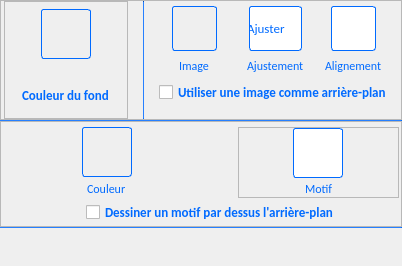
<?xml version="1.0" encoding="UTF-8"?>
<ui version="4.0">
 <class>BackgroundUI</class>
 <widget class="QWidget" name="BackgroundUI">
  <property name="geometry">
   <rect>
    <x>0</x>
    <y>0</y>
    <width>402</width>
    <height>266</height>
   </rect>
  </property>
  <property name="windowTitle">
   <string>Form</string>
  </property>
  <layout class="QGridLayout" name="gridLayout">
   <property name="leftMargin">
    <number>0</number>
   </property>
   <property name="topMargin">
    <number>0</number>
   </property>
   <property name="rightMargin">
    <number>0</number>
   </property>
   <property name="bottomMargin">
    <number>0</number>
   </property>
   <property name="spacing">
    <number>0</number>
   </property>
   <item row="0" column="0">
    <widget class="QFrame" name="frameBackground">
     <property name="enabled">
      <bool>true</bool>
     </property>
     <property name="minimumSize">
      <size>
       <width>0</width>
       <height>120</height>
      </size>
     </property>
     <property name="styleSheet">
      <string notr="true"/>
     </property>
     <property name="frameShape">
      <enum>QFrame::StyledPanel</enum>
     </property>
     <property name="frameShadow">
      <enum>QFrame::Raised</enum>
     </property>
     <layout class="QGridLayout" name="gridLayout_14">
      <property name="leftMargin">
       <number>3</number>
      </property>
      <property name="topMargin">
       <number>0</number>
      </property>
      <property name="bottomMargin">
       <number>0</number>
      </property>
      <property name="horizontalSpacing">
       <number>15</number>
      </property>
      <item row="0" column="0">
       <widget class="QFrame" name="frameColorPage">
        <property name="enabled">
         <bool>true</bool>
        </property>
        <property name="minimumSize">
         <size>
          <width>0</width>
          <height>0</height>
         </size>
        </property>
        <property name="maximumSize">
         <size>
          <width>200</width>
          <height>16777215</height>
         </size>
        </property>
        <property name="styleSheet">
         <string notr="true"/>
        </property>
        <property name="frameShape">
         <enum>QFrame::StyledPanel</enum>
        </property>
        <property name="frameShadow">
         <enum>QFrame::Raised</enum>
        </property>
        <layout class="QVBoxLayout" name="verticalLayout_26">
         <property name="spacing">
          <number>14</number>
         </property>
         <property name="leftMargin">
          <number>2</number>
         </property>
         <property name="topMargin">
          <number>7</number>
         </property>
         <property name="rightMargin">
          <number>2</number>
         </property>
         <property name="bottomMargin">
          <number>0</number>
         </property>
         <item alignment="Qt::AlignHCenter|Qt::AlignTop">
          <widget class="QToolButton" name="tbColorPage">
           <property name="minimumSize">
            <size>
             <width>50</width>
             <height>50</height>
            </size>
           </property>
           <property name="maximumSize">
            <size>
             <width>50</width>
             <height>50</height>
            </size>
           </property>
           <property name="toolTip">
            <string>&lt;html&gt;&lt;head/&gt;&lt;body&gt;&lt;p&gt;Couleur du fond de la page&lt;/p&gt;&lt;p&gt;&lt;br/&gt;&lt;/p&gt;&lt;/body&gt;&lt;/html&gt;</string>
           </property>
           <property name="styleSheet">
            <string notr="true"> QToolButton:pressed {
 background-color: white;
     background-color: qlineargradient(x1: 0, y1: 0, x2: 0, y2: 1,
                                       stop: 0 #f6f7fa, stop: 1 #dadbde);

 }
 


QToolButton:hover:!pressed
{
     background-color: qlineargradient(x1: 0, y1: 0, x2: 0, y2: 1,
                                       stop: 0 #dadbde, stop: 1 #f6f7fa);
}QToolButton {

    border: 1px solid rgb(0,106,255);
    border-radius: 3px;
}

</string>
           </property>
           <property name="text">
            <string/>
           </property>
           <property name="iconSize">
            <size>
             <width>50</width>
             <height>50</height>
            </size>
           </property>
          </widget>
         </item>
         <item alignment="Qt::AlignHCenter">
          <widget class="QLabel" name="laColorPage">
           <property name="styleSheet">
            <string notr="true">QWidget {
  
	color : rgb(0,106,255);
    font:  bold 10pt Calibri;


 }


QWidget:!enabled {
  
	color : rgb(150,150,150);
    font:  bold 10pt Calibri;
 }
</string>
           </property>
           <property name="text">
            <string>Couleur du fond</string>
           </property>
          </widget>
         </item>
        </layout>
       </widget>
      </item>
      <item row="0" column="1">
       <widget class="Line" name="line_10">
        <property name="maximumSize">
         <size>
          <width>1</width>
          <height>16777215</height>
         </size>
        </property>
        <property name="styleSheet">
         <string notr="true">	background-color: rgb(0,106,255);</string>
        </property>
        <property name="orientation">
         <enum>Qt::Vertical</enum>
        </property>
       </widget>
      </item>
      <item row="0" column="2">
       <widget class="QFrame" name="frameBackgroundImageSettings">
        <property name="styleSheet">
         <string notr="true">.QFrame{
    border: 0px solid gray;
    border-radius: 0px;
}</string>
        </property>
        <property name="frameShape">
         <enum>QFrame::StyledPanel</enum>
        </property>
        <property name="frameShadow">
         <enum>QFrame::Raised</enum>
        </property>
        <layout class="QGridLayout" name="gridLayout_31">
         <property name="leftMargin">
          <number>0</number>
         </property>
         <property name="topMargin">
          <number>5</number>
         </property>
         <property name="rightMargin">
          <number>0</number>
         </property>
         <property name="bottomMargin">
          <number>15</number>
         </property>
         <property name="spacing">
          <number>3</number>
         </property>
         <item row="0" column="1">
          <widget class="QFrame" name="frameAdjustBackgroundImage">
           <property name="frameShape">
            <enum>QFrame::StyledPanel</enum>
           </property>
           <property name="frameShadow">
            <enum>QFrame::Raised</enum>
           </property>
           <layout class="QVBoxLayout" name="verticalLayout_27">
            <property name="spacing">
             <number>3</number>
            </property>
            <property name="leftMargin">
             <number>2</number>
            </property>
            <property name="topMargin">
             <number>0</number>
            </property>
            <property name="rightMargin">
             <number>2</number>
            </property>
            <property name="bottomMargin">
             <number>0</number>
            </property>
            <item alignment="Qt::AlignHCenter">
             <widget class="QComboBox" name="cbAdjustBackgroundImage">
              <property name="minimumSize">
               <size>
                <width>0</width>
                <height>45</height>
               </size>
              </property>
              <property name="maximumSize">
               <size>
                <width>16777215</width>
                <height>45</height>
               </size>
              </property>
              <property name="toolTip">
               <string>&lt;html&gt;&lt;head/&gt;&lt;body&gt;&lt;p&gt;Ajustement de l'image de fond&lt;/p&gt;&lt;/body&gt;&lt;/html&gt;</string>
              </property>
              <property name="styleSheet">
               <string notr="true">QComboBox {
    border: 1px solid rgb(0,106,255);
    border-radius: 3px;
    padding: 1px 1px 1px -3px;

	background-color: qlineargradient(x1: 0, y1: 0, x2: 0, y2: 1,
                                       stop: 0 #dadbde, stop: 1 #f6f7fa);

    font:  10pt Calibri;
	color : rgb(150,150,150);
}


QComboBox:enabled {

	color : rgb(0,106,255);
}


QComboBox::drop-down {
	width: 0px;
}

QComboBox:hover{
background-color: qlineargradient(x1: 0, y1: 0, x2: 0, y2: 1,
                                       stop: 0 #f6f7fa, stop: 1 #dadbde);
}

 QComboBox QAbstractItemView {
     selection-background-color: lightgray;
 }</string>
              </property>
              <property name="currentIndex">
               <number>3</number>
              </property>
              <property name="iconSize">
               <size>
                <width>72</width>
                <height>46</height>
               </size>
              </property>
              <property name="frame">
               <bool>true</bool>
              </property>
              <item>
               <property name="text">
                <string>Centrer</string>
               </property>
               <property name="icon">
                <iconset resource="../resources.qrc">
                 <normaloff>:/images/adjust/center_bg_image</normaloff>:/images/adjust/center_bg_image</iconset>
               </property>
              </item>
              <item>
               <property name="text">
                <string>Etirer</string>
               </property>
               <property name="icon">
                <iconset resource="../resources.qrc">
                 <normaloff>:/images/adjust/extend_bg_image</normaloff>:/images/adjust/extend_bg_image</iconset>
               </property>
              </item>
              <item>
               <property name="text">
                <string>Remplir</string>
               </property>
               <property name="icon">
                <iconset resource="../resources.qrc">
                 <normaloff>:/images/adjust/fill_bg_image</normaloff>:/images/adjust/fill_bg_image</iconset>
               </property>
              </item>
              <item>
               <property name="text">
                <string>Ajuster</string>
               </property>
               <property name="icon">
                <iconset resource="../resources.qrc">
                 <normaloff>:/images/adjust/adjust_bg_image</normaloff>:/images/adjust/adjust_bg_image</iconset>
               </property>
              </item>
              <item>
               <property name="text">
                <string>Mosaïque</string>
               </property>
               <property name="icon">
                <iconset resource="../resources.qrc">
                 <normaloff>:/images/adjust/mosaic_bg_image</normaloff>:/images/adjust/mosaic_bg_image</iconset>
               </property>
              </item>
             </widget>
            </item>
            <item alignment="Qt::AlignHCenter">
             <widget class="QLabel" name="laAdjustBackgroundImage">
              <property name="styleSheet">
               <string notr="true">

QWidget {
  
	color : rgb(0,106,255);
     font:  9pt Calibri;


 }


QWidget:!enabled {
  
	color : rgb(150,150,150);
     font:  9pt Calibri;
 }
</string>
              </property>
              <property name="text">
               <string>Ajustement</string>
              </property>
             </widget>
            </item>
           </layout>
          </widget>
         </item>
         <item row="0" column="0">
          <widget class="QFrame" name="frameBackgroundImage">
           <property name="frameShape">
            <enum>QFrame::StyledPanel</enum>
           </property>
           <property name="frameShadow">
            <enum>QFrame::Raised</enum>
           </property>
           <layout class="QVBoxLayout" name="verticalLayout_28">
            <property name="spacing">
             <number>3</number>
            </property>
            <property name="leftMargin">
             <number>2</number>
            </property>
            <property name="topMargin">
             <number>0</number>
            </property>
            <property name="rightMargin">
             <number>7</number>
            </property>
            <property name="bottomMargin">
             <number>0</number>
            </property>
            <item alignment="Qt::AlignHCenter|Qt::AlignVCenter">
             <widget class="QToolButton" name="tbBackgroundImage">
              <property name="minimumSize">
               <size>
                <width>45</width>
                <height>45</height>
               </size>
              </property>
              <property name="maximumSize">
               <size>
                <width>45</width>
                <height>45</height>
               </size>
              </property>
              <property name="toolTip">
               <string>&lt;html&gt;&lt;head/&gt;&lt;body&gt;&lt;p&gt;Choix de l'image de fond&lt;/p&gt;&lt;/body&gt;&lt;/html&gt;</string>
              </property>
              <property name="styleSheet">
               <string notr="true">QToolButton {
    border: 1px solid rgb(0,106,255);
    border-radius: 3px;

	background-color: qlineargradient(x1: 0, y1: 0, x2: 0, y2: 1,
                                       stop: 0 #dadbde, stop: 1 #f6f7fa);
}


QToolButton:hover{
background-color: qlineargradient(x1: 0, y1: 0, x2: 0, y2: 1,
                                       stop: 0 #f6f7fa, stop: 1 #dadbde);
}


 QToolButton QAbstractItemView {
     selection-background-color: lightgray;
 }</string>
              </property>
              <property name="text">
               <string/>
              </property>
              <property name="icon">
               <iconset resource="../resources.qrc">
                <normaloff>:/images/photos/choose_image</normaloff>:/images/photos/choose_image</iconset>
              </property>
              <property name="iconSize">
               <size>
                <width>45</width>
                <height>45</height>
               </size>
              </property>
             </widget>
            </item>
            <item alignment="Qt::AlignHCenter">
             <widget class="QLabel" name="laBackgroundImage">
              <property name="minimumSize">
               <size>
                <width>0</width>
                <height>0</height>
               </size>
              </property>
              <property name="styleSheet">
               <string notr="true">

QWidget {
  
	color : rgb(0,106,255);
     font:  9pt Calibri;


 }


QWidget:!enabled {
  
	color : rgb(150,150,150);
     font:  9pt Calibri;
 }
QWidget {
  
	color : rgb(0,106,255);
    font:  9pt Calibri;

 }

</string>
              </property>
              <property name="text">
               <string>Image</string>
              </property>
             </widget>
            </item>
           </layout>
          </widget>
         </item>
         <item row="0" column="2">
          <widget class="QFrame" name="frameBackgroundImageAligment">
           <property name="frameShape">
            <enum>QFrame::StyledPanel</enum>
           </property>
           <property name="frameShadow">
            <enum>QFrame::Raised</enum>
           </property>
           <layout class="QVBoxLayout" name="verticalLayout_29">
            <property name="spacing">
             <number>3</number>
            </property>
            <property name="leftMargin">
             <number>0</number>
            </property>
            <property name="topMargin">
             <number>0</number>
            </property>
            <property name="rightMargin">
             <number>0</number>
            </property>
            <property name="bottomMargin">
             <number>0</number>
            </property>
            <item alignment="Qt::AlignHCenter">
             <widget class="QComboBox" name="cbBackgroundImageAligment">
              <property name="minimumSize">
               <size>
                <width>45</width>
                <height>45</height>
               </size>
              </property>
              <property name="maximumSize">
               <size>
                <width>45</width>
                <height>45</height>
               </size>
              </property>
              <property name="toolTip">
               <string>&lt;html&gt;&lt;head/&gt;&lt;body&gt;&lt;p&gt;Choix du motif de fond&lt;/p&gt;&lt;/body&gt;&lt;/html&gt;</string>
              </property>
              <property name="styleSheet">
               <string notr="true">QComboBox {
    border: 1px solid rgb(0,106,255);
    border-radius: 3px;
  padding: 1px -1px 1px 4px;

	background-color: qlineargradient(x1: 0, y1: 0, x2: 0, y2: 1,
                                       stop: 0 #dadbde, stop: 1 #f6f7fa);
}

QComboBox::drop-down {
	width: 0px;
}

QComboBox:hover{
background-color: qlineargradient(x1: 0, y1: 0, x2: 0, y2: 1,
                                       stop: 0 #f6f7fa, stop: 1 #dadbde);
}


 QComboBox QAbstractItemView {
     selection-background-color: lightgray;
 }</string>
              </property>
              <property name="currentIndex">
               <number>1</number>
              </property>
              <property name="iconSize">
               <size>
                <width>35</width>
                <height>35</height>
               </size>
              </property>
              <property name="frame">
               <bool>true</bool>
              </property>
              <item>
               <property name="text">
                <string/>
               </property>
               <property name="icon">
                <iconset resource="../resources.qrc">
                 <normaloff>:/images/aligment/center_left</normaloff>:/images/aligment/center_left</iconset>
               </property>
              </item>
              <item>
               <property name="text">
                <string/>
               </property>
               <property name="icon">
                <iconset resource="../resources.qrc">
                 <normaloff>:/images/aligment/center_center</normaloff>:/images/aligment/center_center</iconset>
               </property>
              </item>
              <item>
               <property name="text">
                <string/>
               </property>
               <property name="icon">
                <iconset resource="../resources.qrc">
                 <normaloff>:/images/aligment/center_right</normaloff>:/images/aligment/center_right</iconset>
               </property>
              </item>
              <item>
               <property name="text">
                <string/>
               </property>
               <property name="icon">
                <iconset resource="../resources.qrc">
                 <normaloff>:/images/aligment/top_left</normaloff>:/images/aligment/top_left</iconset>
               </property>
              </item>
              <item>
               <property name="text">
                <string/>
               </property>
               <property name="icon">
                <iconset resource="../resources.qrc">
                 <normaloff>:/images/aligment/top_center</normaloff>:/images/aligment/top_center</iconset>
               </property>
              </item>
              <item>
               <property name="text">
                <string/>
               </property>
               <property name="icon">
                <iconset resource="../resources.qrc">
                 <normaloff>:/images/aligment/top_right</normaloff>:/images/aligment/top_right</iconset>
               </property>
              </item>
              <item>
               <property name="text">
                <string/>
               </property>
               <property name="icon">
                <iconset resource="../resources.qrc">
                 <normaloff>:/images/aligment/down_left</normaloff>:/images/aligment/down_left</iconset>
               </property>
              </item>
              <item>
               <property name="text">
                <string/>
               </property>
               <property name="icon">
                <iconset resource="../resources.qrc">
                 <normaloff>:/images/aligment/down_center</normaloff>:/images/aligment/down_center</iconset>
               </property>
              </item>
              <item>
               <property name="text">
                <string/>
               </property>
               <property name="icon">
                <iconset resource="../resources.qrc">
                 <normaloff>:/images/aligment/down_right</normaloff>:/images/aligment/down_right</iconset>
               </property>
              </item>
             </widget>
            </item>
            <item alignment="Qt::AlignHCenter">
             <widget class="QLabel" name="laBackgroundImageAligment">
              <property name="styleSheet">
               <string notr="true">

QWidget {
  
	color : rgb(0,106,255);
     font:  9pt Calibri;


 }


QWidget:!enabled {
  
	color : rgb(150,150,150);
     font:  9pt Calibri;
 }
</string>
              </property>
              <property name="text">
               <string>Alignement</string>
              </property>
             </widget>
            </item>
           </layout>
          </widget>
         </item>
         <item row="1" column="0" colspan="3" alignment="Qt::AlignHCenter">
          <widget class="QCheckBox" name="cbUseBackgroundImage">
           <property name="toolTip">
            <string>&lt;html&gt;&lt;head/&gt;&lt;body&gt;&lt;p&gt;Activer l'utilisation d'une image pour le fond des pages&lt;/p&gt;&lt;/body&gt;&lt;/html&gt;</string>
           </property>
           <property name="styleSheet">
            <string notr="true">QWidget {
  
	color : rgb(0,106,255);
    font:  bold 10pt Calibri;


 }


QWidget:!enabled {
  
	color : rgb(150,150,150);
    font:  bold 10pt Calibri;
 }
</string>
           </property>
           <property name="text">
            <string>Utiliser une image comme arrière-plan</string>
           </property>
           <property name="checked">
            <bool>false</bool>
           </property>
          </widget>
         </item>
        </layout>
       </widget>
      </item>
     </layout>
    </widget>
   </item>
   <item row="1" column="0">
    <widget class="Line" name="line1">
     <property name="maximumSize">
      <size>
       <width>16777215</width>
       <height>1</height>
      </size>
     </property>
     <property name="styleSheet">
      <string notr="true">	background-color: rgb(0,106,255);</string>
     </property>
     <property name="orientation">
      <enum>Qt::Horizontal</enum>
     </property>
    </widget>
   </item>
   <item row="2" column="0">
    <widget class="QFrame" name="framePattern">
     <property name="enabled">
      <bool>true</bool>
     </property>
     <property name="minimumSize">
      <size>
       <width>0</width>
       <height>0</height>
      </size>
     </property>
     <property name="styleSheet">
      <string notr="true"/>
     </property>
     <property name="frameShape">
      <enum>QFrame::StyledPanel</enum>
     </property>
     <property name="frameShadow">
      <enum>QFrame::Raised</enum>
     </property>
     <layout class="QGridLayout" name="gridLayout_32">
      <property name="leftMargin">
       <number>25</number>
      </property>
      <property name="topMargin">
       <number>5</number>
      </property>
      <property name="rightMargin">
       <number>2</number>
      </property>
      <property name="bottomMargin">
       <number>2</number>
      </property>
      <property name="horizontalSpacing">
       <number>50</number>
      </property>
      <property name="verticalSpacing">
       <number>3</number>
      </property>
      <item row="0" column="1">
       <widget class="QFrame" name="frameBackgroundPattern">
        <property name="enabled">
         <bool>true</bool>
        </property>
        <property name="styleSheet">
         <string notr="true"/>
        </property>
        <property name="frameShape">
         <enum>QFrame::StyledPanel</enum>
        </property>
        <property name="frameShadow">
         <enum>QFrame::Raised</enum>
        </property>
        <layout class="QVBoxLayout" name="verticalLayout_13">
         <property name="spacing">
          <number>3</number>
         </property>
         <property name="leftMargin">
          <number>0</number>
         </property>
         <property name="topMargin">
          <number>0</number>
         </property>
         <property name="rightMargin">
          <number>0</number>
         </property>
         <property name="bottomMargin">
          <number>0</number>
         </property>
         <item alignment="Qt::AlignHCenter">
          <widget class="QComboBox" name="cbBackgroundPattern">
           <property name="minimumSize">
            <size>
             <width>50</width>
             <height>50</height>
            </size>
           </property>
           <property name="maximumSize">
            <size>
             <width>50</width>
             <height>50</height>
            </size>
           </property>
           <property name="toolTip">
            <string>&lt;html&gt;&lt;head/&gt;&lt;body&gt;&lt;p&gt;Choix du motif de fond&lt;/p&gt;&lt;/body&gt;&lt;/html&gt;</string>
           </property>
           <property name="styleSheet">
            <string notr="true">QComboBox {
    border: 1px solid rgb(0,106,255);
    border-radius: 3px;
    padding: 1px -4px 1px 1px;

	background-color: qlineargradient(x1: 0, y1: 0, x2: 0, y2: 1,
                                       stop: 0 #dadbde, stop: 1 #f6f7fa);
}

QComboBox::drop-down {
	width: 0px;
}

QComboBox:hover{
background-color: qlineargradient(x1: 0, y1: 0, x2: 0, y2: 1,
                                       stop: 0 #f6f7fa, stop: 1 #dadbde);
}
</string>
           </property>
           <property name="currentIndex">
            <number>0</number>
           </property>
           <property name="iconSize">
            <size>
             <width>50</width>
             <height>50</height>
            </size>
           </property>
           <property name="frame">
            <bool>true</bool>
           </property>
           <item>
            <property name="text">
             <string/>
            </property>
            <property name="icon">
             <iconset resource="../resources.qrc">
              <normaloff>:/images/background/BDiagPattern</normaloff>:/images/background/BDiagPattern</iconset>
            </property>
           </item>
           <item>
            <property name="text">
             <string/>
            </property>
            <property name="icon">
             <iconset resource="../resources.qrc">
              <normaloff>:/images/background/CrossPattern</normaloff>:/images/background/CrossPattern</iconset>
            </property>
           </item>
           <item>
            <property name="text">
             <string/>
            </property>
            <property name="icon">
             <iconset resource="../resources.qrc">
              <normaloff>:/images/background/Dense1Pattern</normaloff>:/images/background/Dense1Pattern</iconset>
            </property>
           </item>
           <item>
            <property name="text">
             <string/>
            </property>
            <property name="icon">
             <iconset resource="../resources.qrc">
              <normaloff>:/images/background/Dense2Pattern</normaloff>:/images/background/Dense2Pattern</iconset>
            </property>
           </item>
           <item>
            <property name="text">
             <string/>
            </property>
            <property name="icon">
             <iconset resource="../resources.qrc">
              <normaloff>:/images/background/Dense3Pattern</normaloff>:/images/background/Dense3Pattern</iconset>
            </property>
           </item>
           <item>
            <property name="text">
             <string/>
            </property>
            <property name="icon">
             <iconset resource="../resources.qrc">
              <normaloff>:/images/background/Dense4Pattern</normaloff>:/images/background/Dense4Pattern</iconset>
            </property>
           </item>
           <item>
            <property name="text">
             <string/>
            </property>
            <property name="icon">
             <iconset resource="../resources.qrc">
              <normaloff>:/images/background/Dense5Pattern</normaloff>:/images/background/Dense5Pattern</iconset>
            </property>
           </item>
           <item>
            <property name="text">
             <string/>
            </property>
            <property name="icon">
             <iconset resource="../resources.qrc">
              <normaloff>:/images/background/Dense6Pattern</normaloff>:/images/background/Dense6Pattern</iconset>
            </property>
           </item>
           <item>
            <property name="text">
             <string/>
            </property>
            <property name="icon">
             <iconset resource="../resources.qrc">
              <normaloff>:/images/background/Dense7Pattern</normaloff>:/images/background/Dense7Pattern</iconset>
            </property>
           </item>
           <item>
            <property name="text">
             <string/>
            </property>
            <property name="icon">
             <iconset resource="../resources.qrc">
              <normaloff>:/images/background/DiagCrossPattern</normaloff>:/images/background/DiagCrossPattern</iconset>
            </property>
           </item>
           <item>
            <property name="text">
             <string/>
            </property>
            <property name="icon">
             <iconset resource="../resources.qrc">
              <normaloff>:/images/background/FDiagPattern</normaloff>:/images/background/FDiagPattern</iconset>
            </property>
           </item>
           <item>
            <property name="text">
             <string/>
            </property>
            <property name="icon">
             <iconset resource="../resources.qrc">
              <normaloff>:/images/background/HorPattern</normaloff>:/images/background/HorPattern</iconset>
            </property>
           </item>
          </widget>
         </item>
         <item alignment="Qt::AlignHCenter">
          <widget class="QLabel" name="laBackgroundPattern">
           <property name="enabled">
            <bool>true</bool>
           </property>
           <property name="styleSheet">
            <string notr="true">

QWidget {
  
	color : rgb(0,106,255);
     font:  9pt Calibri;


 }


QWidget:!enabled {
  
	color : rgb(150,150,150);
     font:  9pt Calibri;
 }
</string>
           </property>
           <property name="text">
            <string>Motif</string>
           </property>
          </widget>
         </item>
        </layout>
       </widget>
      </item>
      <item row="0" column="0">
       <widget class="QFrame" name="frameBackgoundPatternColor">
        <property name="enabled">
         <bool>true</bool>
        </property>
        <property name="minimumSize">
         <size>
          <width>0</width>
          <height>0</height>
         </size>
        </property>
        <property name="styleSheet">
         <string notr="true">.QFrame{
    border: 0px solid gray;
    border-radius: 0px;
}</string>
        </property>
        <property name="frameShape">
         <enum>QFrame::StyledPanel</enum>
        </property>
        <property name="frameShadow">
         <enum>QFrame::Raised</enum>
        </property>
        <layout class="QVBoxLayout" name="verticalLayout_14">
         <property name="spacing">
          <number>3</number>
         </property>
         <property name="leftMargin">
          <number>0</number>
         </property>
         <property name="topMargin">
          <number>0</number>
         </property>
         <property name="rightMargin">
          <number>0</number>
         </property>
         <property name="bottomMargin">
          <number>0</number>
         </property>
         <item alignment="Qt::AlignHCenter">
          <widget class="QToolButton" name="tbBackgoundPatternColor">
           <property name="minimumSize">
            <size>
             <width>50</width>
             <height>50</height>
            </size>
           </property>
           <property name="maximumSize">
            <size>
             <width>50</width>
             <height>50</height>
            </size>
           </property>
           <property name="toolTip">
            <string>&lt;html&gt;&lt;head/&gt;&lt;body&gt;&lt;p&gt;Choix de la couleur du motif de fond&lt;/p&gt;&lt;/body&gt;&lt;/html&gt;</string>
           </property>
           <property name="styleSheet">
            <string notr="true"> QToolButton:pressed {
 background-color: white;
     background-color: qlineargradient(x1: 0, y1: 0, x2: 0, y2: 1,
                                       stop: 0 #f6f7fa, stop: 1 #dadbde);

 }
 


QToolButton:hover:!pressed
{
     background-color: qlineargradient(x1: 0, y1: 0, x2: 0, y2: 1,
                                       stop: 0 #dadbde, stop: 1 #f6f7fa);
}QToolButton {

    border: 1px solid rgb(0,106,255);
    border-radius: 3px;
}

</string>
           </property>
           <property name="text">
            <string/>
           </property>
           <property name="iconSize">
            <size>
             <width>50</width>
             <height>50</height>
            </size>
           </property>
          </widget>
         </item>
         <item alignment="Qt::AlignHCenter">
          <widget class="QLabel" name="laBackgoundPatternColor">
           <property name="enabled">
            <bool>true</bool>
           </property>
           <property name="styleSheet">
            <string notr="true">

QWidget {
  
	color : rgb(0,106,255);
     font:  9pt Calibri;


 }


QWidget:!enabled {
  
	color : rgb(150,150,150);
     font:  9pt Calibri;
 }
</string>
           </property>
           <property name="text">
            <string>Couleur</string>
           </property>
          </widget>
         </item>
        </layout>
       </widget>
      </item>
      <item row="1" column="0" colspan="2" alignment="Qt::AlignHCenter">
       <widget class="QCheckBox" name="cbDrawBackgoundPattern">
        <property name="enabled">
         <bool>true</bool>
        </property>
        <property name="styleSheet">
         <string notr="true">QWidget {
  
	color : rgb(0,106,255);
    font:  bold 10pt Calibri;


 }


QWidget:!enabled {
  
	color : rgb(150,150,150);
    font:  bold 10pt Calibri;
 }
</string>
        </property>
        <property name="text">
         <string>Dessiner un motif par dessus l'arrière-plan</string>
        </property>
       </widget>
      </item>
     </layout>
    </widget>
   </item>
   <item row="3" column="0">
    <widget class="Line" name="line2">
     <property name="maximumSize">
      <size>
       <width>16777215</width>
       <height>1</height>
      </size>
     </property>
     <property name="styleSheet">
      <string notr="true">	background-color: rgb(0,106,255);</string>
     </property>
     <property name="orientation">
      <enum>Qt::Horizontal</enum>
     </property>
    </widget>
   </item>
   <item row="4" column="0">
    <spacer name="verticalSpacer1">
     <property name="orientation">
      <enum>Qt::Vertical</enum>
     </property>
     <property name="sizeType">
      <enum>QSizePolicy::Expanding</enum>
     </property>
     <property name="sizeHint" stdset="0">
      <size>
       <width>20</width>
       <height>132</height>
      </size>
     </property>
    </spacer>
   </item>
  </layout>
 </widget>
 <resources>
  <include location="../resources.qrc"/>
 </resources>
 <connections/>
</ui>
